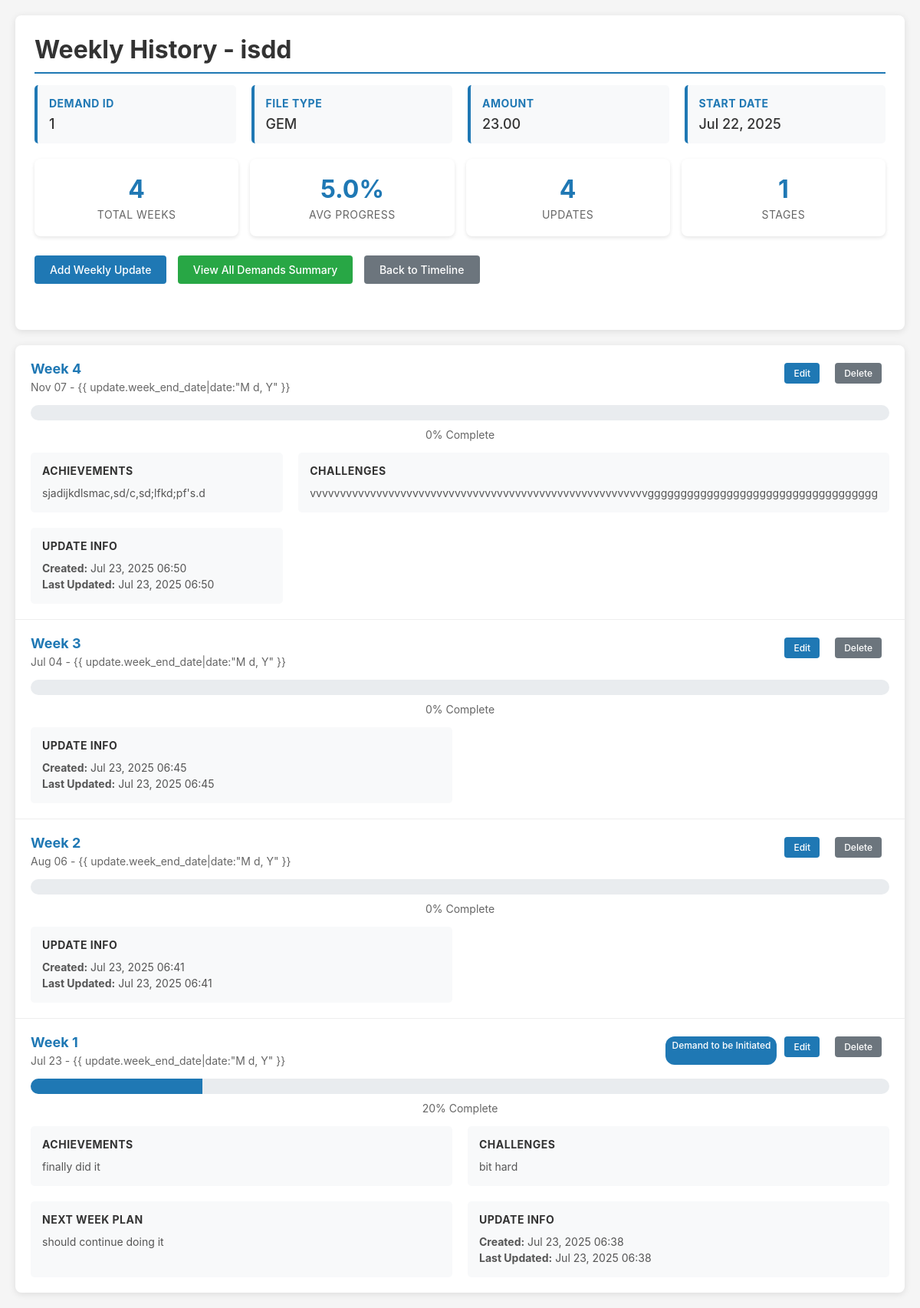
The app's page /demand/30/weekly/history/, older data.
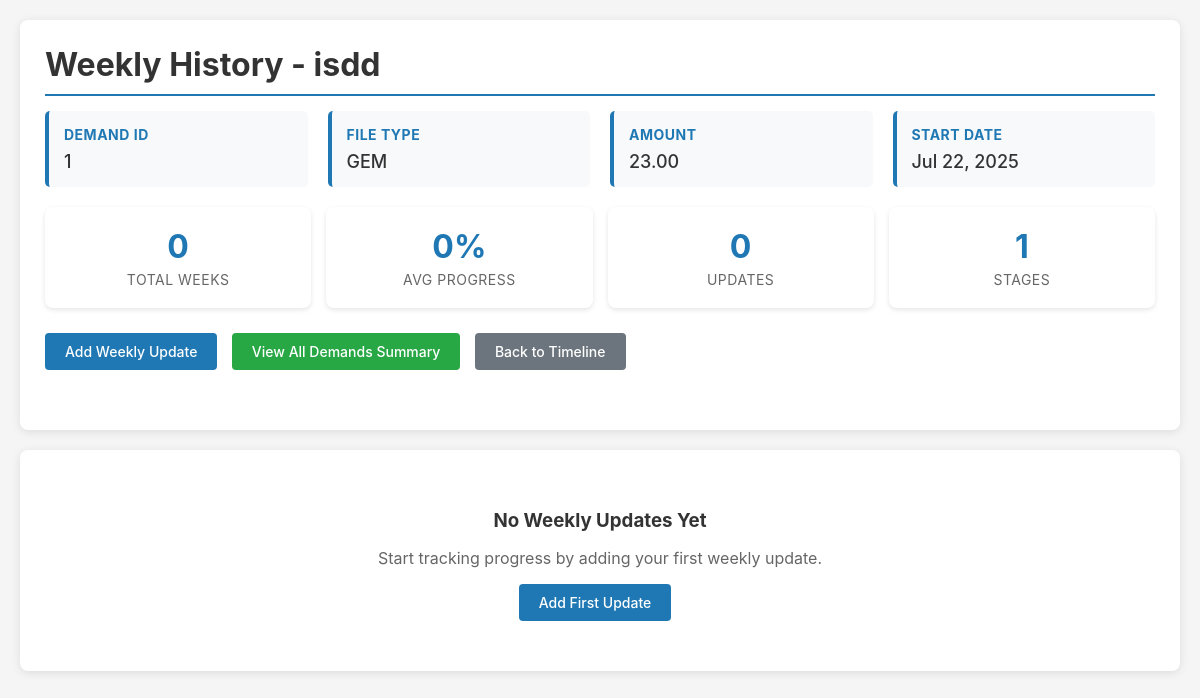
The same page, newer data.
### trackerapp/models.py (models this page shows, shortened)
class Demand(models.Model):
    name = models.CharField(max_length=200)
    created_at = models.DateTimeField(auto_now_add=True)
    demand_ID = models.CharField(max_length=100, null=True, blank=True)
    file_type = models.CharField(max_length=100, null=True, blank=True)
    file_subtype = models.CharField(max_length=100, null=True, blank=True)
    file_detail = models.CharField(max_length=100, null=True, blank=True)
    demand_amount = models.DecimalField(max_digits=15, decimal_places=2, null=True, blank=True)
    io_name = models.CharField(max_length=200, null=True, blank=True)
    start_date = models.DateField(null=True, blank=True)
    duration_months = models.IntegerField(null=True, blank=True)
    weekly_start_date = models.DateField(null=True, blank=True)
    weekly_end_date = models.DateField(null=True, blank=True)

class WeeklyUpdate(models.Model):
    demand = models.ForeignKey(Demand, on_delete=models.CASCADE, related_name='weekly_updates')
    week_number = models.IntegerField()
    week_start_date = models.DateField()
    week_end_date = models.DateField()
    current_stage = models.CharField(max_length=50, choices=Stage.choices, null=True, blank=True)
    progress_percentage = models.IntegerField(default=0)
    challenges = models.TextField(blank=True, null=True)
    achievements = models.TextField(blank=True, null=True)
    next_week_plan = models.TextField(blank=True, null=True)
    created_at = models.DateTimeField(auto_now_add=True)
    updated_at = models.DateTimeField(auto_now=True)
    class Meta:
        unique_together = ('demand', 'week_number')
        ordering = ['-week_number']

### trackerapp/views.py (the view)
# urls.py: path('demand/<int:demand_id>/weekly/history/', views.weekly_history, name='weekly_history'),
def weekly_history(request, demand_id):
    demand = get_object_or_404(Demand, id=demand_id)
    weekly_updates = WeeklyUpdate.objects.filter(demand=demand).order_by('-week_number')
    total_weeks = weekly_updates.count()
    avg_progress = weekly_updates.aggregate(avg_progress=models.Avg('progress_percentage'))['avg_progress'] or 0
    stage_progression = []
    for update in weekly_updates.order_by('week_number'):
        if update.current_stage:
            stage_progression.append({
                'week': update.week_number,
                'stage': update.current_stage,
                'progress': update.progress_percentage,
                'date': update.week_start_date
            })
    return render(request, 'trackerapp/weekly_history.html', {
        'demand': demand,
        'weekly_updates': weekly_updates,
        'total_weeks': total_weeks,
        'avg_progress': round(avg_progress, 1),
        'stage_progression': stage_progression
    })

### trackerapp/templates/trackerapp/weekly_history.html (shortened to what this page needs)
<!DOCTYPE html>
<html lang="en">
<head>
</head>
<body>
    <div class="container">
        <div class="header">
            <h1>Weekly History - {{ demand.name }}</h1>
            <div class="demand-info">
                <div class="info-card">
                    <h4>Demand ID</h4>
                    <p>{{ demand.demand_ID|default:"Not specified" }}</p>
                </div>
                <div class="info-card">
                    <h4>File Type</h4>
                    <p>{{ demand.file_type|default:"Not specified" }}</p>
                </div>
                <div class="info-card">
                    <h4>Amount</h4>
                    <p>{{ demand.demand_amount|default:"Not specified" }}</p>
                </div>
                <div class="info-card">
                    <h4>Start Date</h4>
                    <p>{{ demand.start_date|date:"M d, Y"|default:"Not specified" }}</p>
                </div>
            </div>
            <div class="summary-stats">
                <div class="stat-card">
                    <div class="stat-number">{{ total_weeks }}</div>
                    <div class="stat-label">Total Weeks</div>
                </div>
                <div class="stat-card">
                    <div class="stat-number">{{ avg_progress }}%</div>
                    <div class="stat-label">Avg Progress</div>
                </div>
                <div class="stat-card">
                    <div class="stat-number">{{ weekly_updates.count }}</div>
                    <div class="stat-label">Updates</div>
                </div>
                <div class="stat-card">
                    <div class="stat-number">{{ demand.stages.count }}</div>
                    <div class="stat-label">Stages</div>
                </div>
            </div>
            <div class="actions">
                <a href="{% url 'add_weekly_update' demand_id=demand.id %}" class="btn btn-primary">Add Weekly
                    Update</a>
                <a href="{% url 'weekly_summary' %}" class="btn btn-success">View All Demands Summary</a>
                <a href="{% url 'demand_list' %}" class="btn btn-secondary">Back to Timeline</a>
            </div>
        </div>
        <div class="weekly-updates">
            {% if weekly_updates %}
            {% for update in weekly_updates %}
            <div class="update-card">
                <div class="update-header">
                    <div class="week-info">
                        <div class="week-number">Week {{ update.week_number }}</div>
                        <div class="week-dates">{{ update.week_start_date|date:"M d" }} - {{
                            update.week_end_date|date:"M d, Y" }}</div>
                    </div>
                    <div class="update-actions">
                        {% if update.current_stage %}
                        <span class="stage-badge">{{ update.get_current_stage_display }}</span>
                        {% endif %}
                        <a href="{% url 'edit_weekly_update' update_id=update.id %}"
                            class="btn btn-primary btn-small">Edit</a>
                        <a href="javascript:void(0)" class="btn btn-secondary btn-small"
                            onclick="deleteWeeklyUpdate({{ update.id }}, '{{ demand.id }}')">Delete</a>
                    </div>
                </div>
                <div class="progress-bar">
                    <div class="progress-fill" style="width: {{ update.progress_percentage }}%"></div>
                </div>
                <div style="text-align: center; font-size: 14px; color: #666; margin-bottom: 15px;">
                    {{ update.progress_percentage }}% Complete
                </div>
                <div class="update-content">
                    {% if update.achievements %}
                    <div class="content-section">
                        <h4>Achievements</h4>
                        <p>{{ update.achievements|linebreaks }}</p>
                    </div>
                    {% endif %}
                    {% if update.challenges %}
                    <div class="content-section">
                        <h4>Challenges</h4>
                        <p>{{ update.challenges|linebreaks }}</p>
                    </div>
                    {% endif %}
                    {% if update.next_week_plan %}
                    <div class="content-section">
                        <h4>Next Week Plan</h4>
                        <p>{{ update.next_week_plan|linebreaks }}</p>
                    </div>
                    {% endif %}
                    <div class="content-section">
                        <h4>Update Info</h4>
                        <p><strong>Created:</strong> {{ update.created_at|date:"M d, Y H:i" }}</p>
                        {% if update.updated_at != update.created_at %}
                        <p><strong>Last Updated:</strong> {{ update.updated_at|date:"M d, Y H:i" }}</p>
                        {% endif %}
                    </div>
                </div>
            </div>
            {% endfor %}
            {% else %}
            <div class="no-updates">
                <h3>No Weekly Updates Yet</h3>
                <p>Start tracking progress by adding your first weekly update.</p>
                <a href="{% url 'add_weekly_update' demand_id=demand.id %}" class="btn btn-primary">Add First Update</a>
            </div>
            {% endif %}
        </div>
    </div>
</body>
</html>

### trackerapp/templates/trackerapp/weekly_history.html (style rules this page uses)
body { font-family: -apple-system, BlinkMacSystemFont, "Segoe UI", Roboto, sans-serif; margin: 0; padding: 20px; background-color: #f5f5f5; color: #333; }
.container { max-width: 1200px; margin: 0 auto; }
.header { background-color: white; padding: 25px; border-radius: 8px; box-shadow: 0 2px 10px rgba(0, 0, 0, 0.1); margin-bottom: 20px; }
h1 { color: #333; margin: 0 0 15px 0; border-bottom: 2px solid #1f78b4; padding-bottom: 10px; }
.demand-info { display: grid; grid-template-columns: repeat(auto-fit, minmax(200px, 1fr)); gap: 20px; margin-bottom: 20px; }
.info-card { background-color: #f8f9fa; padding: 15px; border-radius: 5px; border-left: 4px solid #1f78b4; }
.info-card h4 { margin: 0 0 8px 0; color: #1f78b4; font-size: 14px; text-transform: uppercase; letter-spacing: 0.5px; }
.info-card p { margin: 0; font-size: 18px; font-weight: 500; }
.summary-stats { display: grid; grid-template-columns: repeat(auto-fit, minmax(150px, 1fr)); gap: 15px; margin-bottom: 25px; }
.stat-card { background-color: white; padding: 20px; border-radius: 8px; text-align: center; box-shadow: 0 2px 5px rgba(0, 0, 0, 0.1); }
.stat-number { font-size: 32px; font-weight: bold; color: #1f78b4; margin-bottom: 5px; }
.stat-label { color: #666; font-size: 14px; text-transform: uppercase; letter-spacing: 0.5px; }
.actions { margin-bottom: 25px; }
.btn { display: inline-block; padding: 10px 20px; font-size: 14px; font-weight: 500; text-decoration: none; border-radius: 4px; border: none; cursor: pointer; margin-right: 10px; margin-bottom: 10px; }
.btn-primary { background-color: #1f78b4; color: white; }
.btn-secondary { background-color: #6c757d; color: white; }
.btn-success { background-color: #28a745; color: white; }
.weekly-updates { background-color: white; border-radius: 8px; box-shadow: 0 2px 10px rgba(0, 0, 0, 0.1); overflow: hidden; }
.no-updates { text-align: center; padding: 40px; color: #666; }
.no-updates h3 { margin-bottom: 10px; color: #333; }

Row changes from the older to the newer data that the page shows:
removed WeeklyUpdate: week_number "4", week_start_date "Nov 07", progress_percentage "0", achievements "sjadijkdlsmac,sd/c,sd;lfkd;pf's.d", challenges "vvvvvvvvvvvvvvvvvvvvvvvvvvvvvvvvvvvvvvvvvvvvvvvvvvvvvvvvggggggggggggggggggggggggggggggggggg", created_at "Jul 23, 2025 06:50", updated_at "Jul 23, 2025 06:50"
removed WeeklyUpdate: week_number "3", week_start_date "Jul 04", progress_percentage "0", created_at "Jul 23, 2025 06:45", updated_at "Jul 23, 2025 06:45"
removed WeeklyUpdate: week_number "2", week_start_date "Aug 06", progress_percentage "0", created_at "Jul 23, 2025 06:41", updated_at "Jul 23, 2025 06:41"
removed WeeklyUpdate: week_number "1", week_start_date "Jul 23", current_stage "Demand to be Initiated", progress_percentage "20", achievements "finally did it", challenges "bit hard", next_week_plan "should continue doing it", created_at "Jul 23, 2025 06:38", updated_at "Jul 23, 2025 06:38"
Text that changed along with them:
{{ total_weeks }}: "4" → "0"
{{ avg_progress }}: "5.0" → "0"
{{ weekly_updates.count }}: "4" → "0"
text now shown: "No Weekly Updates Yet Start tracking progress by adding your first weekly update. Add First Update"
